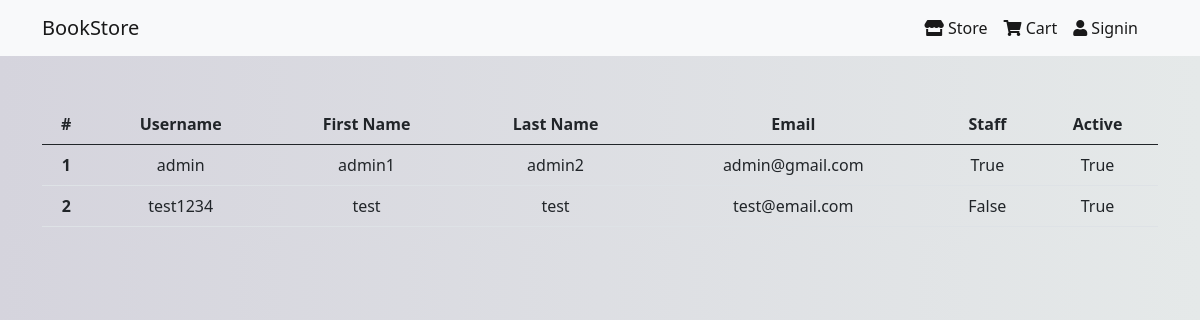
Before: /account/staff/ with the older database file.
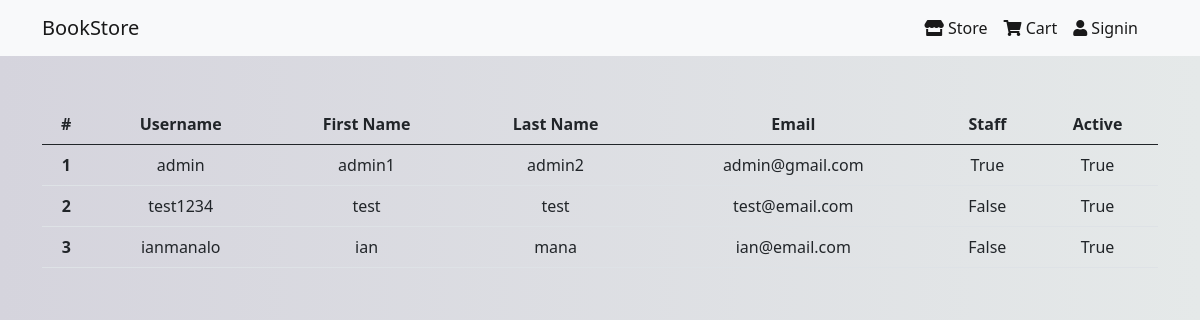
After: the same page with the newer database file.
### account/models.py (models this page shows, shortened)
class Profile(models.Model):
    user = models.OneToOneField(settings.AUTH_USER_MODEL,
                            on_delete=models.CASCADE)
    since = models.DateTimeField(auto_now_add=True)
    phone_number = PhoneNumberField()
    street_address = models.CharField(max_length=300)
    province = models.CharField(max_length=300)
    city = models.CharField(max_length=50)
    country = models.CharField(max_length=50)
    zip_code = models.CharField(max_length=10)
    photo = models.ImageField(upload_to=get_upload_path )
    slug = models.SlugField()

### account/views.py (the view)
# urls.py: path('staff/', StaffListView.as_view(), name="staff"),
class StaffListView(ListView):
    model = Profile
    template_name = 'account/staff.html'

### account/templates/account/staff.html (shortened to what this page needs)
{% extends 'account/base.html' %}
{% load static %}
{% block content%}
<div class="container text-center">
    <table class="table table-hover">
       <thead>
<tr>
    <th scope="col">#</th>
    <th scope="col">Username</th>
    <th scope="col">First Name</th>
    <th scope="col">Last Name</th>
    <th scope="col">Email</th>
    <th scope="col">Staff</th>
    <th scope="col">Active</th>
</tr>
</thead>
<tbody>
  {% for staff in object_list%}
  <tr>
  <th scope="row">{{forloop.counter}}</th>
  <td>{{staff.user.username}}</td>
  <td>{{staff.user.first_name}}</td>
  <td>{{staff.user.last_name}}</td>
  <td>{{staff.user.email}}</td>
  <td>{{staff.user.is_staff}}</td>
  <td>{{staff.user.is_active}}</td>
  </tr>
  {% endfor %}
{% endblock %}

Changed rows visible on the page:
added Profile: user.username "ianmanalo", user.first_name "ian", user.last_name "mana", user.email "ian@email.com", user.is_staff "False", user.is_active "True"
